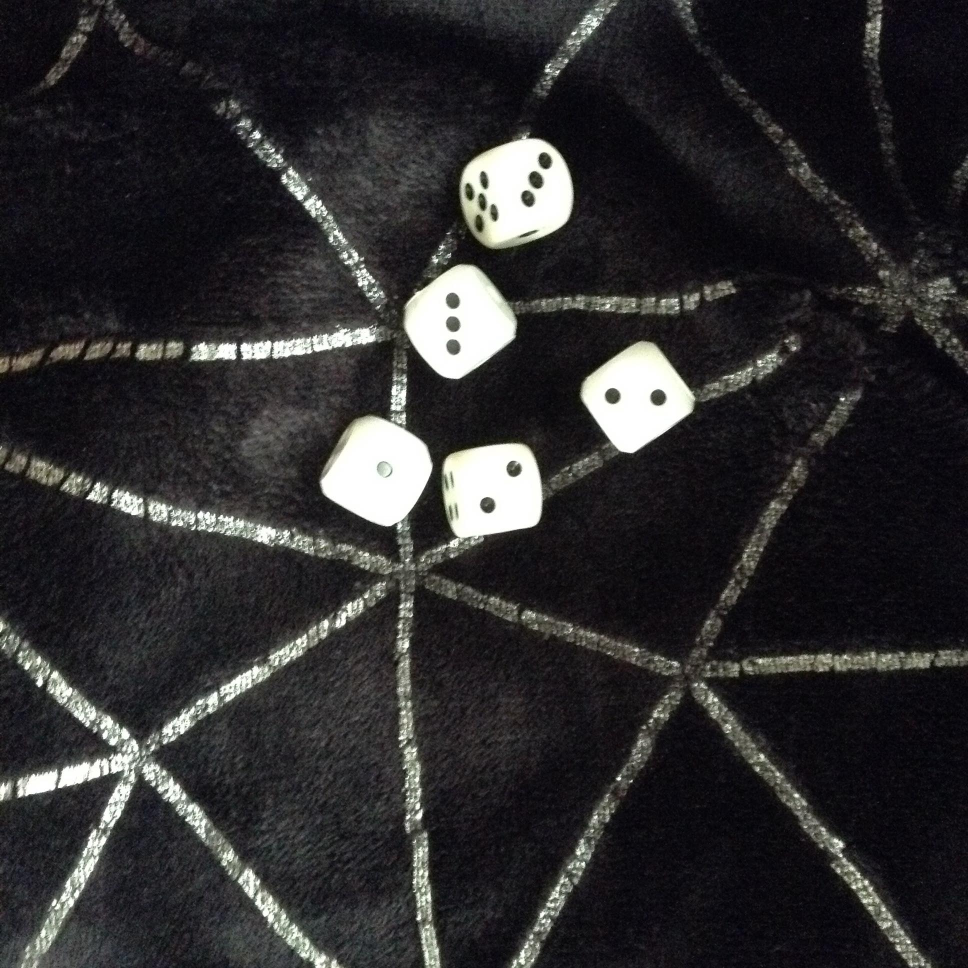
#> input picture trochę działa/48.jpg, 1936 x 1936 px (shown at 1/2 size); its folder holds only this picture in this run
$ jupyter execute --allow-errors DiceReader.ipynb   (shell and % lines are left out)
#> lines starting #> are read from the running program, lines starting #| are printed output that depends on the picture; after the words box and inside, x2 and y2 are one past the last pixel; in counts of white or black regions, pixels touching at a corner belong together; long printed decimals are rounded; pictures that were not available may be replaced by others from this repository, and a replacement may not be noted
[cell 1]
import skimage as ski
from skimage import color,io,filters,measure
import numpy as np
import matplotlib.pyplot as plt
import cv2

[cell 2]
numberOfImgs = 2
def show(imgs,CMAP = None):
    cols = 2
    rows = 2
    fig, ax = plt.subplots(rows,cols ,figsize = (10,10),constrained_layout=True)
    fig.set_constrained_layout_pads(w_pad=0.02, h_pad=0.02,
            hspace=0., wspace=0.)
    [axi.set_axis_off() for axi in ax.ravel()]
    for i in range(rows):
        for j in range(cols):
            ax[i][j].imshow(imgs[i*cols+j],CMAP)

[cell 3]
img = [io.imread("trochę działa/"+str(48+i)+".jpg") for i in range(numberOfImgs)]
#> img = 2 items
#img = [color.rgba2rgb(i) for i in imgRGBA]
#img = ski.img_as_ubyte(img)

[cell 4]
# [5 lines of commented-out code are left out]

[cell 5]
def IncreaseContrast(image):
    #image = image**0.7
    #image = image**3
    #image = np.clip(image -0.1 , 0,1)
    brightness =np.mean(image)
#> brightness = 0.188
    print(brightness)
#| 0.1877
    image = image**(brightness*9)
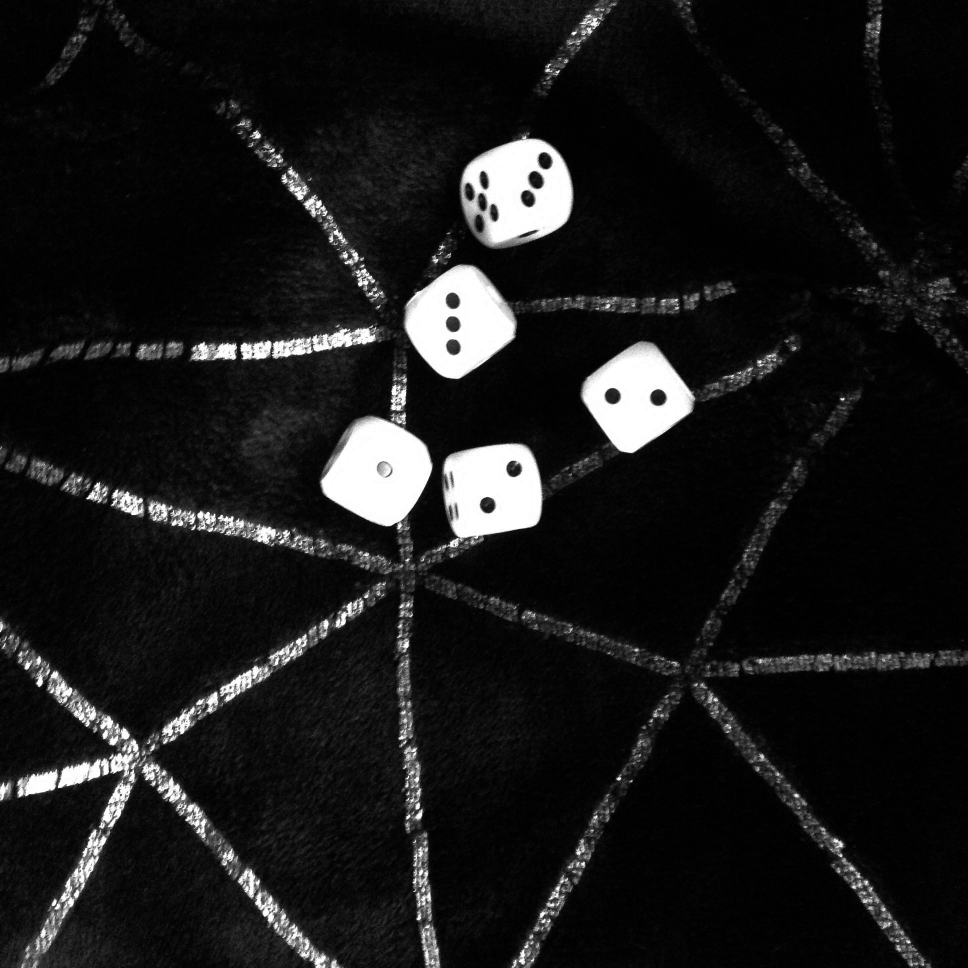
#> image: shape (1936, 1936) float64 (shown at 1/2 size); min 0, max 1, mean 0.101
    print("po " , np.mean(image))
#| po  0.1012
    #image = image**0.5
    #image = ski.filters.sobel(image)
    return image
# [4 lines of commented-out code are left out]

[cell 6]
def MakeThresholded(img):
    threshold = filters.threshold_otsu(img)
#> threshold = 0.463
    imgN = img > threshold
#> imgN: shape (1936, 1936) bool; 6.8% white; 1255 white regions (928 under 20 px), largest, box (x1, y1, x2, y2) and area: (641, 833, 865, 1064) 33449, (921, 271, 1146, 494) 32797, (808, 529, 1033, 758) 32693
    imgN = ski.morphology.remove_small_objects(imgN , imgN.size//1000)
#> imgN: shape (1936, 1936) bool; 4.5% white; 7 white regions, largest, box (x1, y1, x2, y2) and area: (641, 833, 865, 1064) 33435, (921, 271, 1146, 494) 32784, (808, 529, 1033, 758) 32693
    neigh = np.ones((5,5))
    #imgN = ski.morphology.binary_erosion(imgN,neigh)
    #imgN = ski.morphology.binary_erosion(imgN,neigh)
    #imgN = ski.morphology.binary_erosion(imgN)

    imgN = ski.morphology.binary_dilation(imgN)
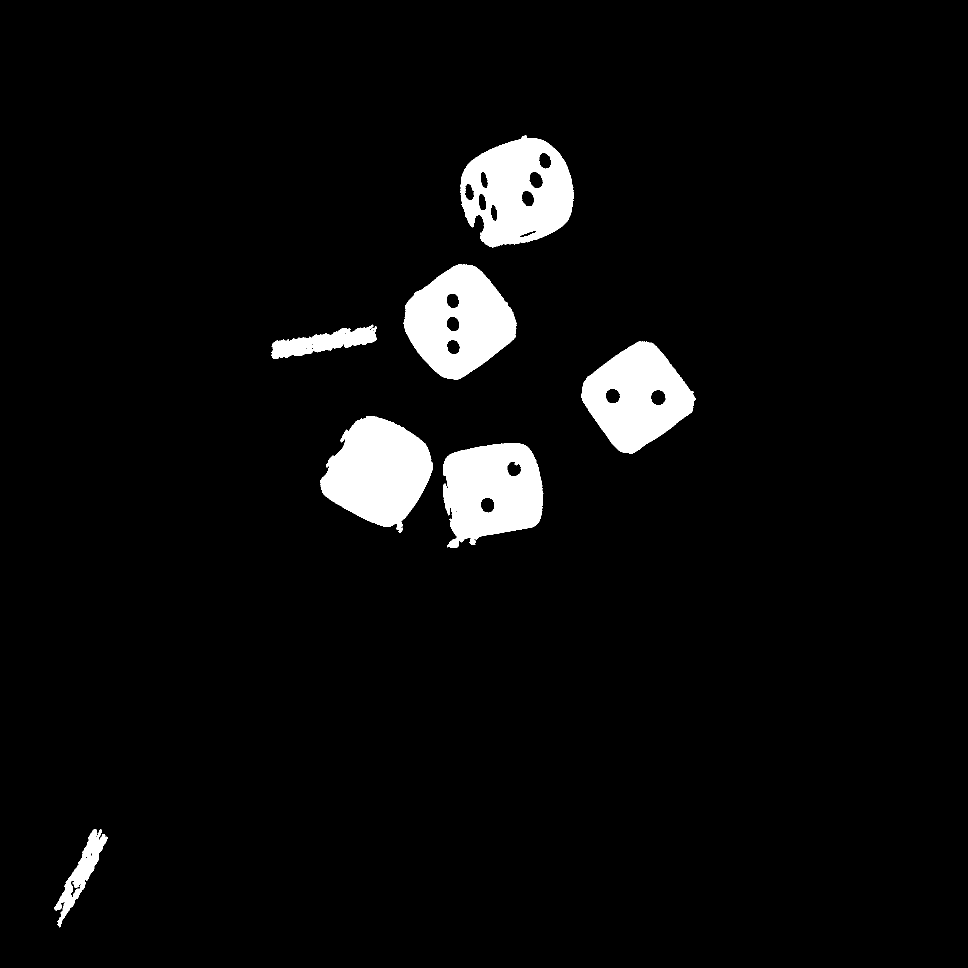
#> imgN: shape (1936, 1936) bool (shown at 1/2 size); 4.7% white; 7 white regions
    #imgT = ski.morphology.binary_dilation(imgT)

    return imgN
#imgT = [MakeThresholded(i) for i in imgC]

#show(imgT,"gray")

[cell 7]
def ExtractObjectsWB(img , channel = 'v'):
    #img = color.rgb2gray(img)
    if(channel == 'v'):
        img = color.rgb2hsv(img)[:,:,2]
    elif(channel == 'g'):
        img = color.rgb2gray(img)
    img = IncreaseContrast(img)
    return MakeThresholded(img)

imgObjects = [ExtractObjectsWB(i) for i in img]
#| 0.1877
#| po  0.1012
#> imgObjects = 2 items
#> (the rest of this cell did not finish here and is left out)


[cell 8]
def MakeRegions(imgPom):
    labelImg , n = measure.label(imgPom,return_num = True,connectivity = 2)
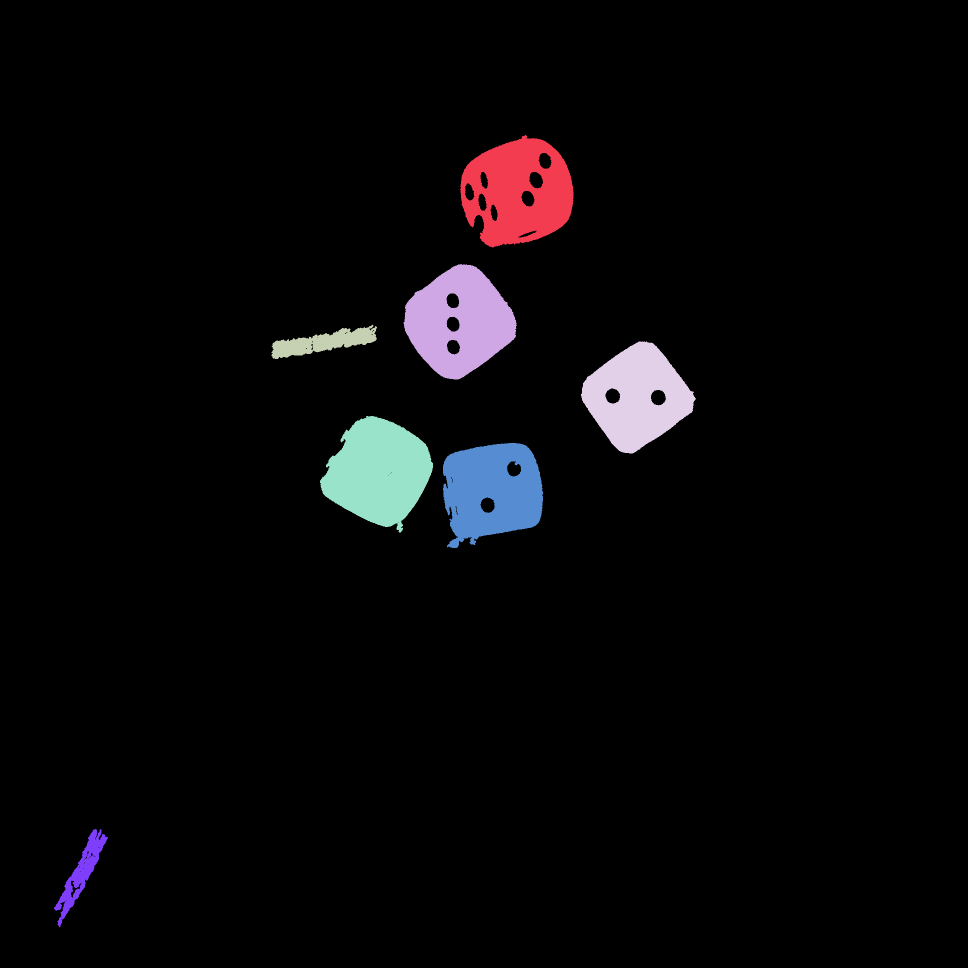
#> labelImg: shape (1936, 1936) int32 (shown at 1/2 size); 8 distinct labels, from 0 to 7; one colour per label, 0 black
#> n = 7
    print(n)
#| 7
#| 7
    return(labelImg , n)

imgLn = [MakeRegions(i) for i in imgObjects]
#> imgLn = 2 items

# [6 lines left out: function ShowRegions, not called in this run]

#temp  = [ShowRegions(i) for i in range(numberOfImgs)]

#show(temp)

[cell 9]
font = cv2.FONT_HERSHEY_SIMPLEX
# [149 lines left out: functions printNumberOfDots, CountWhiteDots, separateDice, not called in this run]

def ReadDie(labelImg , N , j):
#> called with N = 7, j = 0
    print("obraz",np.unique(labelImg),j)
#| obraz [0 1 2 3 4 5 6 7] 0
    regions = measure.regionprops(labelImg)
#> regions = 7 regions; box (x1, y1, x2, y2) and area: (640, 832, 866, 1065) 34275, (920, 270, 1147, 495) 34244, (807, 528, 1034, 759) 33564, (886, 886, 1087, 1096) 31257, (1162, 683, 1392, 907) 31055, (543, 649, 754, 718) 6740, (108, 1658, 216, 1855) 5494
    areasOfRegions = [r.area for r in regions]
#> areasOfRegions = [34244, 33564, 6740, 31055, 34275, 31257, 5494]
    witdhOfRegions = [ r.bbox[3]-r.bbox[1] for r in regions]
#> witdhOfRegions = [227, 227, 211, 230, 226, 201, 108]
    heightOfRegions = [ r.bbox[2]-r.bbox[0] for r in regions]
#> heightOfRegions = [225, 231, 69, 224, 233, 210, 197]
    medianOfRegionsArea = np.median(areasOfRegions)
#> medianOfRegionsArea = 31257
    medianOfRegionsWitdh = np.median(witdhOfRegions)
#> medianOfRegionsWitdh = 226
    medianOfRegionsHeight = np.median(heightOfRegions)
#> medianOfRegionsHeight = 224
    #print("maediana" ,medianOfRegionsArea )
    imgToRead = img[j]
#> imgToRead is the input picture: shape (1936, 1936, 3); mean R, G, B 45.6, 44.6, 45.9

    for i in range(1,N+1):
        if(regions[i-1].area > medianOfRegionsArea*0.1):
            imgPom = (labelImg == i)
            if(regions[i-1].area < 1.5 *  medianOfRegionsArea):

                neigh = np.ones((regions[i-1].area//2580,regions[i-1].area//2580))
                imgPom = ski.morphology.binary_dilation(imgPom,neigh)
                # [5 lines of commented-out code are left out]
                x, n = measure.label(imgPom,background=True,return_num = True,connectivity = 2)
                #print("n " , n)
                #xr = measure.regionprops(x)
                printNumberOfDots(n,regions[i-1],imgToRead)
            else:
                imgToRead = separateDice(imgPom,regions[i-1],imgToRead,medianOfRegionsArea,medianOfRegionsWitdh,medianOfRegionsHeight )
#> this loop made 1 pass
#> pass 1, in ReadDie, `imgPom = (labelImg == i)`:
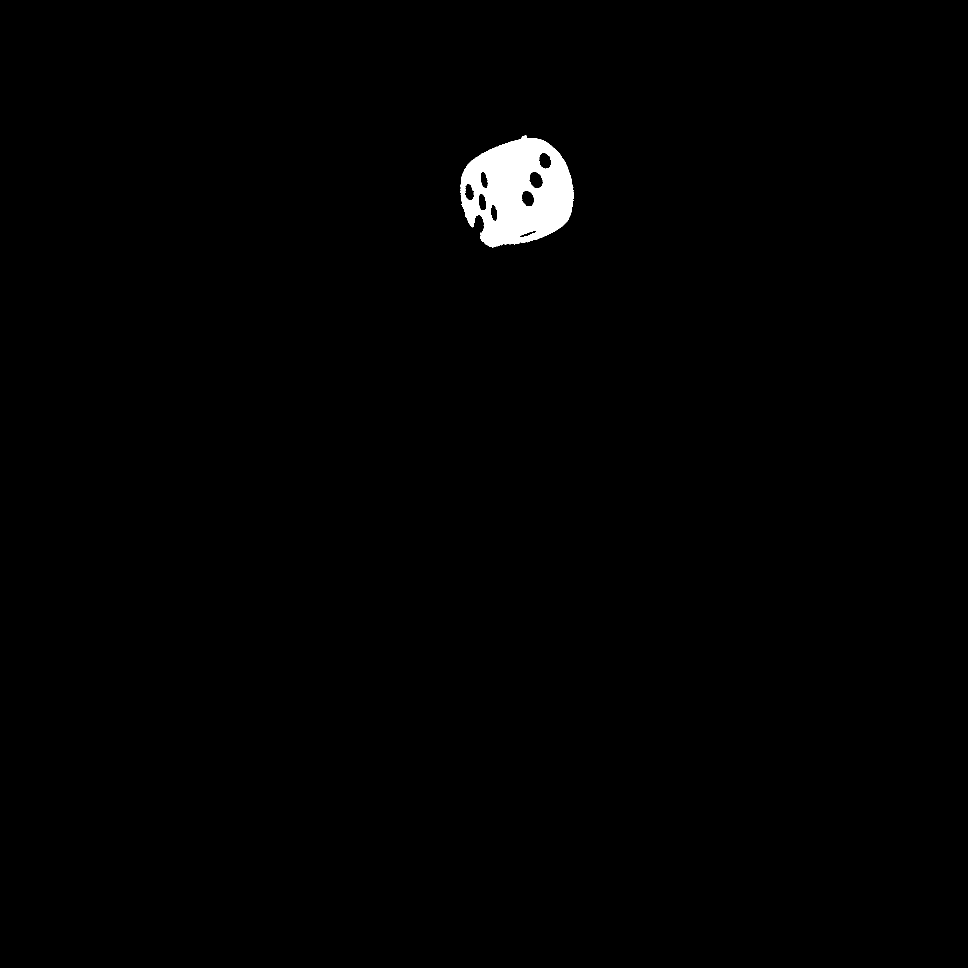
#> imgPom: shape (1936, 1936) bool (shown at 1/2 size); 0.91% white; 1 white region, box (x1, y1, x2, y2) and area: (920, 270, 1147, 495) 34244


    return imgToRead

#> (the rest of this cell did not finish here and is left out)

[cell 10]
x = round(5.5)
print(x)

[cell 11]
def foo(img):
    img = color.rgb2hsv(img)[:,:,2]
    # [4 lines of commented-out code are left out]
    return img
imgTest = [foo(i) for i in img]
#> imgTest = 2 items
#> (the rest of this cell did not finish here and is left out)
